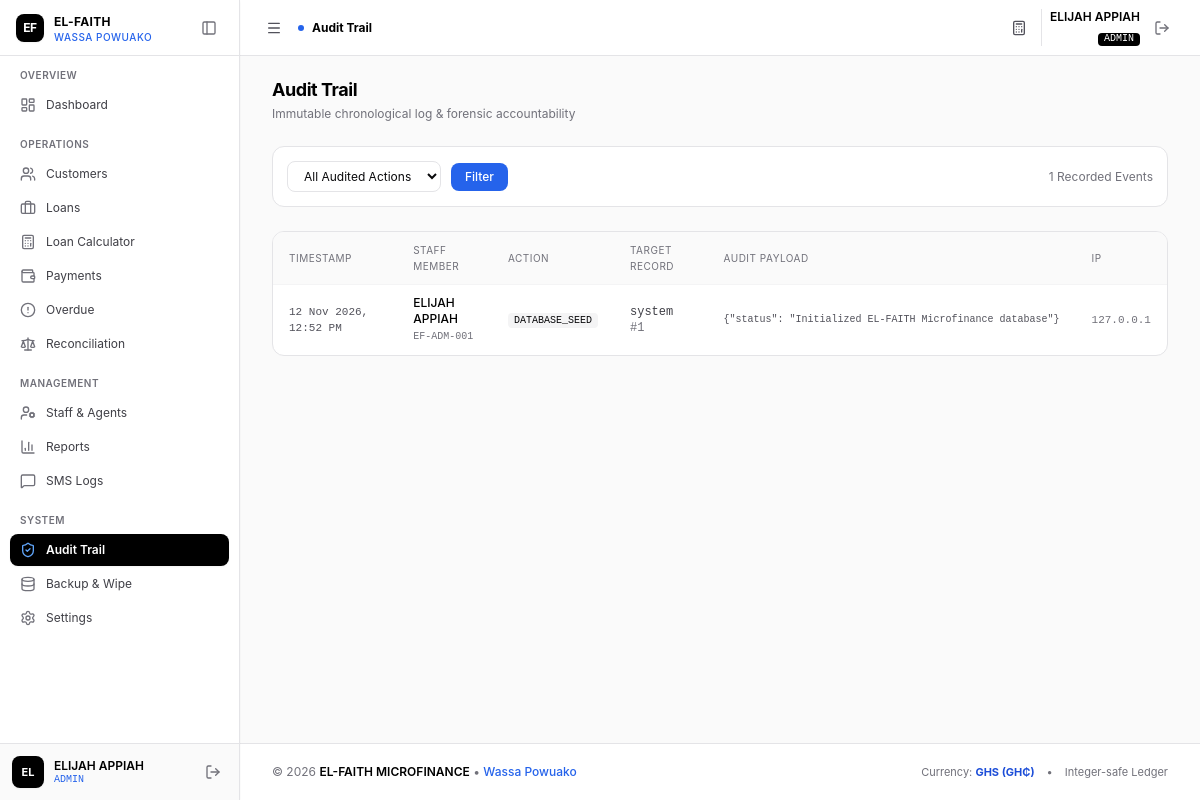
/admin/audit_logs.php (signed in), run on the app's committed database.
### tables this page shows
CREATE TABLE IF NOT EXISTS `audit_log` (
  `id` INT AUTO_INCREMENT PRIMARY KEY,
  `user_id` INT NULL,
  `action` VARCHAR(100) NOT NULL,
  `table_name` VARCHAR(50) NULL,
  `record_id` INT NULL,
  `old_values` LONGTEXT NULL,
  `new_values` LONGTEXT NULL,
  `ip_address` VARCHAR(45) NULL,
  `user_agent` VARCHAR(255) NULL,
  `created_at` DATETIME NOT NULL DEFAULT CURRENT_TIMESTAMP,
  CONSTRAINT `fk_audit_user` FOREIGN KEY (`user_id`) REFERENCES `users` (`id`) ON DELETE SET NULL,
  INDEX `idx_audit_action` (`action`),
  INDEX `idx_audit_table` (`table_name`, `record_id`),
  INDEX `idx_audit_created` (`created_at`)
);

CREATE TABLE IF NOT EXISTS `users` (
  `id` INT AUTO_INCREMENT PRIMARY KEY,
  `uuid` VARCHAR(36) NOT NULL UNIQUE,
  `staff_code` VARCHAR(20) NOT NULL UNIQUE,
  `name` VARCHAR(100) NOT NULL,
  `username` VARCHAR(50) NOT NULL UNIQUE,
  `email` VARCHAR(100) NOT NULL UNIQUE,
  `phone` VARCHAR(20) NOT NULL,
  `password_hash` VARCHAR(255) NOT NULL,
  `role` ENUM('admin', 'agent') NOT NULL DEFAULT 'agent',
  `status` ENUM('active', 'inactive', 'suspended') NOT NULL DEFAULT 'active',
  `last_login_at` DATETIME NULL,
  `deleted_at` DATETIME NULL,
  `created_at` DATETIME NOT NULL DEFAULT CURRENT_TIMESTAMP,
  `updated_at` DATETIME NOT NULL DEFAULT CURRENT_TIMESTAMP ON UPDATE CURRENT_TIMESTAMP,
  INDEX `idx_users_role` (`role`),
  INDEX `idx_users_status` (`status`),
  INDEX `idx_users_deleted_at` (`deleted_at`)
);

### includes/auth.php (called while the page is built, shortened)
<?php
require_once __DIR__ . '/functions.php';
function isLoggedIn(): bool {
    return !empty($_SESSION['user_id']);
}
function currentUser(): ?array {
    return [
        'id' => $_SESSION['user_id'],
        'uuid' => $_SESSION['user_uuid'] ?? '',
        'staff_code' => $_SESSION['user_staff_code'] ?? '',
        'name' => $_SESSION['user_name'] ?? '',
        'username' => $_SESSION['user_username'] ?? '',
        'email' => $_SESSION['user_email'] ?? '',
        'role' => $_SESSION['user_role'] ?? 'agent'
    ];
}

### admin/audit_logs.php (the view, shortened to what this page needs)
<?php
require_once __DIR__ . '/../includes/functions.php';
require_once __DIR__ . '/../includes/auth.php';
$page_title = "Audit Trail";
$sql = "
    SELECT a.*, u.name AS user_name, u.staff_code, u.role AS user_role
    FROM audit_log a
    LEFT JOIN users u ON a.user_id = u.id
    WHERE 1=1
";
$params = [];
$sql .= " ORDER BY a.created_at DESC LIMIT 100";
$stmt = $pdo->prepare($sql);
$stmt->execute($params);
$logs = $stmt->fetchAll();
include __DIR__ . '/../includes/header.php';
?>
<div class="space-y-6">
    <div class="flex flex-col sm:flex-row sm:items-center justify-between gap-3">
        <div>
            <h1 class="text-lg font-bold text-black tracking-tight">Audit Trail</h1>
            <p class="text-xs text-zinc-500 mt-0.5">Immutable chronological log & forensic accountability</p>
        </div>
    </div>
    <div class="bg-white rounded-xl border border-zinc-200 p-3.5 flex flex-col sm:flex-row items-center justify-between gap-3 text-xs">
        <form method="GET" class="flex items-center gap-2.5">
            <select name="action" class="px-3 py-1.5 bg-white border border-zinc-200 rounded-lg text-xs text-zinc-950 focus:outline-none focus:border-blue-600 focus:ring-1 focus:ring-blue-600">
                <option value="">All Audited Actions</option>
            </select>
            <button type="submit" class="px-3.5 py-1.5 bg-blue-600 text-white rounded-lg text-xs font-medium hover:bg-blue-700 transition">
                Filter
            </button>
        </form>
        <span class="text-zinc-500 text-xs"><?= count($logs) ?> Recorded Events</span>
    </div>
    <div class="bg-white rounded-xl border border-zinc-200 overflow-hidden">
        <div class="overflow-x-auto">
            <table class="w-full text-left text-xs">
                <thead class="bg-zinc-50 text-zinc-500 uppercase font-medium text-[10px] tracking-wider border-b border-zinc-100">
                    <tr>
                        <th class="py-2.5 px-4 font-normal">Timestamp</th>
                        <th class="py-2.5 px-4 font-normal">Staff Member</th>
                        <th class="py-2.5 px-4 font-normal">Action</th>
                        <th class="py-2.5 px-4 font-normal">Target Record</th>
                        <th class="py-2.5 px-4 font-normal">Audit Payload</th>
                        <th class="py-2.5 px-4 font-normal">IP</th>
                    </tr>
                </thead>
                <tbody class="divide-y divide-zinc-100">
                    <?php if (empty($logs)): ?>
                        <tr>
                            <td colspan="6" class="py-8 text-center text-zinc-500">
                                No audit events recorded.
                            </td>
                        </tr>
                    <?php else: ?>
                        <?php foreach ($logs as $l): ?>
                            <tr class="hover:bg-blue-50/30 transition">
                                <td class="py-2.5 px-4 text-zinc-600 font-mono text-[11px]">
                                    <?= date('d M Y, h:i A', strtotime($l['created_at'])) ?>
                                </td>
                                <td class="py-2.5 px-4">
                                    <span class="font-medium text-black block"><?= htmlspecialchars($l['user_name'] ?? 'System Process') ?></span>
                                    <span class="text-[10px] font-mono text-zinc-500"><?= htmlspecialchars($l['staff_code'] ?? 'SYSTEM') ?></span>
                                </td>
                                <td class="py-2.5 px-4 font-mono">
                                    <span class="px-1.5 py-0.5 rounded text-[10px] font-mono uppercase bg-zinc-100 text-zinc-950">
                                        <?= htmlspecialchars($l['action']) ?>
                                    </span>
                                </td>
                                <td class="py-2.5 px-4 font-mono text-zinc-700">
                                    <?= htmlspecialchars($l['table_name'] ?? '—') ?>
                                    <?php if ($l['record_id']): ?>
                                        <span class="text-zinc-500">#<?= $l['record_id'] ?></span>
                                    <?php endif; ?>
                                </td>
                                <td class="py-2.5 px-4 max-w-md font-mono text-[10px] text-zinc-600 truncate">
                                    <?= htmlspecialchars($l['new_values'] ?? $l['old_values'] ?? '—') ?>
                                </td>
                                <td class="py-2.5 px-4 font-mono text-[11px] text-zinc-500">
                                    <?= htmlspecialchars($l['ip_address'] ?? '127.0.0.1') ?>
                                </td>
                            </tr>
                        <?php endforeach; ?>
                    <?php endif; ?>
                </tbody>
            </table>
        </div>
    </div>
</div>
<?php include __DIR__ . '/../includes/footer.php'; ?>

### includes/header.php (shortened to what this page needs)
<?php
require_once __DIR__ . '/functions.php';
require_once __DIR__ . '/auth.php';
$user = currentUser();
$page_title = $page_title ?? COMPANY_NAME;
$currSelf = $_SERVER['PHP_SELF'] ?? '';
$isCalculator = strpos($currSelf, 'calculator.php') !== false;
?>
<!DOCTYPE html>
<html lang="en" class="h-full bg-zinc-50">
<head>
    <script src="https://cdn.tailwindcss.com"></script>
</head>
<body class="min-h-screen flex flex-col text-black bg-zinc-50 font-sans antialiased pb-16 md:pb-0">
<?php if ($user): ?>
<?php
    $initials = strtoupper(substr(trim($user['name'] ?? 'EF'), 0, 2));
?>
    <div class="flex-1 flex min-h-0">
        <aside id="app-sidebar" class="no-print fixed inset-y-0 left-0 z-50 w-60 bg-white border-r border-zinc-200 flex flex-col transform -translate-x-full md:translate-x-0 md:sticky md:top-0 md:h-screen transition-all duration-200 ease-in-out shrink-0 shadow-sm">
            <div class="sidebar-header-row h-14 px-4 border-b border-zinc-200 flex items-center justify-between gap-2 shrink-0">
                <a href="<?= BASE_URL ?>" class="sidebar-brand-link flex items-center gap-2.5 min-w-0">
                    <?= renderCompanyLogo('navbar') ?>
                    <div class="sidebar-brand-text leading-none truncate">
                        <span class="text-xs font-bold tracking-wide uppercase text-black block truncate">EL-FAITH</span>
                        <span class="text-[10px] block text-blue-600 font-medium uppercase tracking-wider mt-0.5 truncate"><?= htmlspecialchars(BRANCH_NAME) ?></span>
                    </div>
                </a>
                <button type="button" onclick="toggleDesktopSidebar()" title="Collapse / Expand Menu"
                    class="hidden md:inline-flex items-center justify-center p-1.5 rounded-lg text-zinc-500 hover:text-black hover:bg-zinc-100 transition shrink-0">
                    <i data-lucide="panel-left" class="w-4 h-4"></i>
                </button>
            </div>
            <nav class="flex-1 overflow-y-auto px-2.5 py-3 space-y-4">
                <?php foreach ($navSections as $sectionName => $items): ?>
                    <div>
                        <div class="sidebar-section-title px-2.5 mb-1.5 text-[10px] font-semibold uppercase tracking-wider text-zinc-500">
                            <?= htmlspecialchars($sectionName) ?>
                        </div>
                        <div class="space-y-0.5">
                            <?php foreach ($items as $item): ?>
                                <a href="<?= htmlspecialchars($item['url']) ?>" title="<?= htmlspecialchars($item['label']) ?>"
                                   class="sidebar-nav-link flex items-center gap-2.5 px-2.5 py-2 rounded-lg text-xs transition <?= $item['active'] ? 'bg-black text-white font-semibold shadow-sm' : 'text-zinc-700 hover:text-black hover:bg-zinc-100' ?>">
                                    <i data-lucide="<?= htmlspecialchars($item['icon']) ?>" class="w-4 h-4 shrink-0 <?= $item['active'] ? 'text-blue-400' : 'text-zinc-500' ?>"></i>
                                    <span class="sidebar-label truncate"><?= htmlspecialchars($item['label']) ?></span>
                                </a>
                            <?php endforeach; ?>
                        </div>
                    </div>
                <?php endforeach; ?>
            </nav>
            <div class="p-3 border-t border-zinc-200 shrink-0 bg-zinc-50">
                <div class="sidebar-footer-user flex items-center justify-between gap-2">
                    <div class="flex items-center gap-2.5 min-w-0">
                        <div class="w-8 h-8 rounded-lg bg-black text-white flex items-center justify-center text-[11px] font-bold shrink-0 shadow-sm">
                            <?= htmlspecialchars($initials) ?>
                        </div>
                        <div class="sidebar-user-meta min-w-0 leading-tight">
                            <span class="block text-xs font-semibold text-black truncate"><?= htmlspecialchars($user['name']) ?></span>
                            <span class="block text-[10px] text-blue-600 font-mono font-medium uppercase"><?= htmlspecialchars(strtoupper($user['role'])) ?></span>
                        </div>
                    </div>
                    <a href="<?= BASE_URL ?>/logout.php" title="Sign Out" class="sidebar-label p-1.5 rounded-lg text-zinc-500 hover:text-black hover:bg-zinc-200/70 transition shrink-0">
                        <i data-lucide="log-out" class="w-4 h-4"></i>
                    </a>
                </div>
            </div>
        </aside>
        <div id="app-main-shell" class="flex-1 flex flex-col min-w-0">
            <header class="no-print bg-white border-b border-zinc-200 sticky top-0 z-30 h-14 flex items-center shrink-0">
                <div class="w-full px-4 sm:px-6 flex items-center justify-between gap-3">
                    <div class="flex items-center gap-2.5 min-w-0">
                        <button type="button" onclick="toggleDesktopSidebar()" title="Toggle Side Menu"
                            class="hidden md:inline-flex items-center justify-center p-1.5 -ml-1 rounded-lg text-zinc-600 hover:text-black hover:bg-zinc-100 transition">
                            <i data-lucide="menu" class="w-4 h-4"></i>
                        </button>
                        <div class="min-w-0 truncate flex items-center gap-2">
                            <span class="hidden sm:inline-block w-1.5 h-1.5 rounded-full bg-blue-600 shrink-0"></span>
                            <span class="text-xs font-bold text-black truncate block"><?= htmlspecialchars($page_title) ?></span>
                        </div>
                    </div>
                    <div class="flex items-center gap-2 shrink-0">
                        <a href="<?= BASE_URL ?>/calculator.php" title="Loan Calculator"
                            class="p-1.5 rounded-lg transition <?= $isCalculator ? 'bg-black text-white' : 'text-zinc-600 hover:text-black hover:bg-zinc-100' ?>">
                            <i data-lucide="calculator" class="w-4 h-4"></i>
                        </a>
                        <div class="text-right hidden sm:block leading-tight pl-2 border-l border-zinc-200">
                            <span class="block text-xs font-semibold text-black"><?= htmlspecialchars($user['name']) ?></span>
                            <span class="inline-block text-[10px] text-white bg-black px-1.5 py-0.2 rounded font-mono uppercase"><?= htmlspecialchars(strtoupper($user['role'])) ?></span>
                        </div>
                        <a href="<?= BASE_URL ?>/logout.php" title="Sign Out" class="p-1.5 rounded-lg text-zinc-500 hover:text-black hover:bg-zinc-100 transition">
                            <i data-lucide="log-out" class="w-4 h-4"></i>
                        </a>
                    </div>
                </div>
            </header>
            <main class="flex-1 max-w-7xl w-full mx-auto px-4 sm:px-6 lg:px-8 py-5">
<?php endif; ?>

### includes/header.php (style rules this page uses)
body { -webkit-overflow-scrolling: touch; }

### data on the page
audit_log: user.name "EL", user.name "ELIJAH APPIAH", user.role "ADMIN", created_at "12 Nov 2026, 12:52 PM", user.staff_code "EF-ADM-001", action "DATABASE_SEED", table_name "system", record "1", new_values "{\"status\": \"Initialized EL-FAITH Microfinance database\"}", ip_address "127.0.0.1"

### other printed values
BRANCH_NAME "WASSA POWUAKO"
$sectionName "OVERVIEW"
$item['label'] "Dashboard"
$sectionName "OPERATIONS"
$item['label'] "Customers"
$item['label'] "Loans"
$item['label'] "Loan Calculator"
$item['label'] "Payments"
$item['label'] "Overdue"
$item['label'] "Reconciliation"
$sectionName "MANAGEMENT"
$item['label'] "Staff & Agents"
$item['label'] "Reports"
$item['label'] "SMS Logs"
$sectionName "SYSTEM"
